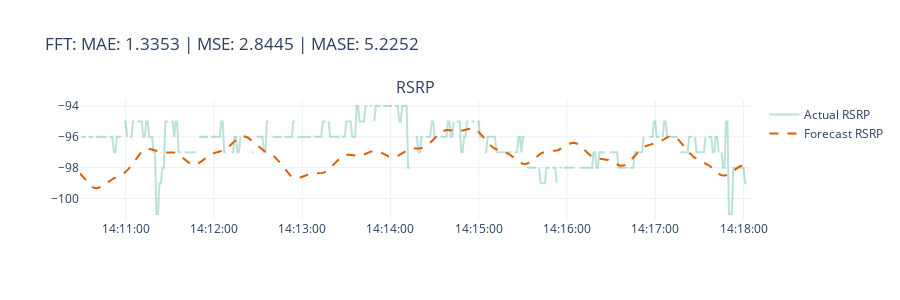

The cell this chart's notebook holds for it:
### Code cell
fig = plot_forecast(
    ts_actual["RSRP"],
    y_pred,
    title=f"{name}: MAE: {metrics['MAE']:.4f} | MSE: {metrics['MSE']:.4f} | MASE: {metrics['MASE']:.4f}",
)
fig.show()

### Figure 1 — Plotly figure (JSON) as saved in the notebook; plotly's stock layout.template omitted (floating-point values rounded to 4 significant figures; data arrays with more than 128 entries replaced by an {"elided": "..."} marker saying what was removed)
{"data": [{"line": {"color": "rgba(27,158,119, 0.3)"}, "mode": "lines", "name": "Actual RSRP", "type": "scatter", "x": {"elided": "457 str values"}, "xaxis": "x", "y": {"elided": "457 int values"}, "yaxis": "y"}, {"line": {"color": "rgba(217,95,2, 1)", "dash": "dash"}, "mode": "lines", "name": "Forecast RSRP", "type": "scatter", "x": {"elided": "457 str values"}, "xaxis": "x", "y": {"elided": "457 float values"}, "yaxis": "y"}], "layout": {"annotations": [{"font": {"size": 16}, "showarrow": false, "text": "RSRP", "x": 0.5, "xanchor": "center", "xref": "paper", "y": 1, "yanchor": "bottom", "yref": "paper"}], "height": 300, "showlegend": true, "title": {"text": "FFT: MAE: 1.3353 | MSE: 2.8445 | MASE: 5.2252"}, "xaxis": {"anchor": "y", "domain": [0, 1], "tickformat": "%H:%M:%S"}, "yaxis": {"anchor": "x", "domain": [0, 1]}}}
